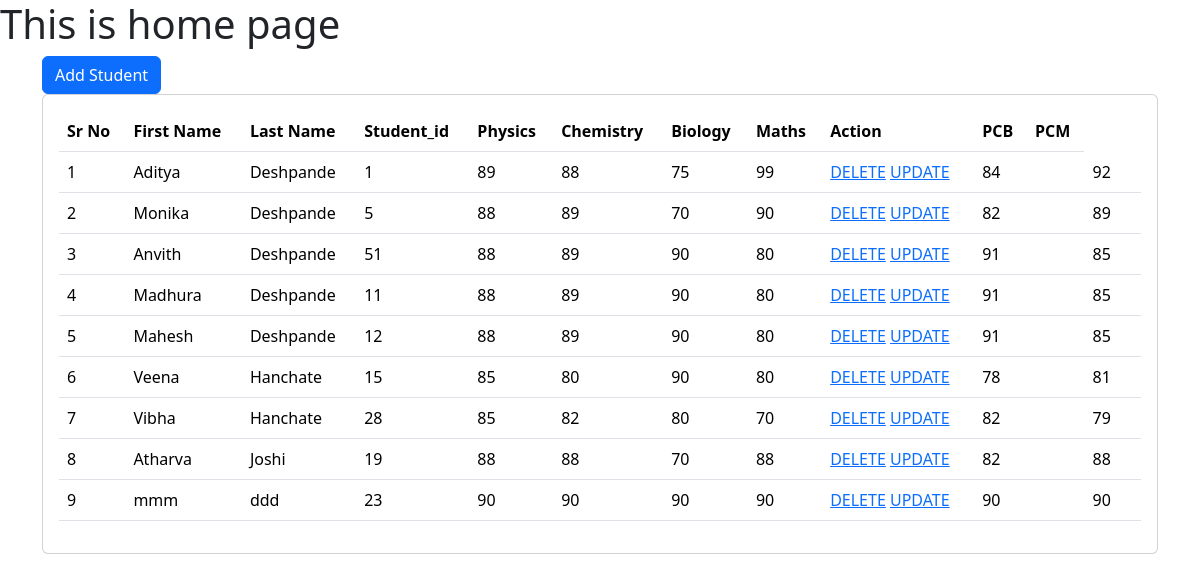
The app's page /students/home/ with its own data.
### students/models.py (models this page shows, shortened)
class Students(models.Model):
    firstname = models.CharField(max_length=20)
    lastname = models.CharField(max_length=20)
    student_id = models.CharField(max_length=100)
    phy=models.IntegerField(default=90)
    chem=models.IntegerField(default=90)
    bio=models.IntegerField(default=90)
    maths=models.IntegerField(default=90)
    pcb=models.IntegerField(default=90)
    pcm=models.IntegerField(default=90)

### students/views.py (the view)
# urls.py: path('home/', students_home),
def students_home(request):
    students = Students.objects.all()
    return render(request, "students/home.html", {
        'students':students
    })

### templates/students/home.html (shortened to what this page needs)
<!DOCTYPE html>
<html lang="en">
<head>
    <link href="https://cdn.jsdelivr.net/npm/bootstrap@5.3.2/dist/css/bootstrap.min.css" rel="stylesheet">
</head>
<body>
    <h1> This is home page</h1>
    <div class="container">
        <a class="btn btn-primary" href="/students/students_data" role="button">Add Student</a>
        <br>
    </div>
    <div class="container">
        <div class="row">
            <div class="col-md-12">
                <div class="card">
                    <div class="card-body">
                        <table class="table">
                            <thead>
                                <tr>
                                    <th>Sr No</th>
                                    <th>First Name</th>
                                    <th>Last Name</th>
                                    <th>Student_id</th>
                                    <th>Physics</th>
                                    <th>Chemistry</th>
                                    <th>Biology</th>
                                    <th>Maths</th>
                                    <th>Action</th>
                                    <th>PCB</th>
                                    <th>PCM</th>
                                </tr>
                            </thead>
                            <tbody>
                                {% for s in students %}
                                <tr>
                                    <td>{{forloop.counter}}</td>
                                    <td>{{s.firstname}}</td>
                                    <td>{{s.lastname}}</td>
                                    <td>{{s.student_id}}</td>
                                    <td>{{s.phy}}</td>
                                    <td>{{s.chem}}</td>
                                    <td>{{s.bio}}</td>
                                    <td>{{s.maths}}</td>
                                    <td>
                                        <a href="/students/delete-student/{{s.id}}">DELETE</a>
                                        <a href="/students/update-student/{{s.id}}">UPDATE</a>
                                    </td>
                                    <td>{{s.pcb}}<td>
                                    <td>{{s.pcm}}<td>
                                </tr>
                                {% endfor %}
                            </tbody>
                        </table>
                    </div>
                </div>
            </div>
        </div>
    </div>
</body>
</html>

### records on screen
Students: firstname "Aditya", lastname "Deshpande", student_id "1", phy "89", chem "88", bio "75", maths "99", pcb "84", pcm "92"
Students: firstname "Monika", lastname "Deshpande", student_id "5", phy "88", chem "89", bio "70", maths "90", pcb "82", pcm "89"
Students: firstname "Anvith", lastname "Deshpande", student_id "51", phy "88", chem "89", bio "90", maths "80", pcb "91", pcm "85"
Students: firstname "Madhura", lastname "Deshpande", student_id "11", phy "88", chem "89", bio "90", maths "80", pcb "91", pcm "85"
Students: firstname "Mahesh", lastname "Deshpande", student_id "12", phy "88", chem "89", bio "90", maths "80", pcb "91", pcm "85"
Students: firstname "Veena", lastname "Hanchate", student_id "15", phy "85", chem "80", bio "90", maths "80", pcb "78", pcm "81"
Students: firstname "Vibha", lastname "Hanchate", student_id "28", phy "85", chem "82", bio "80", maths "70", pcb "82", pcm "79"
Students: firstname "Atharva", lastname "Joshi", student_id "19", phy "88", chem "88", bio "70", maths "88", pcb "82", pcm "88"
Students: firstname "mmm", lastname "ddd", student_id "23", phy "90", chem "90", bio "90", maths "90", pcb "90", pcm "90"
